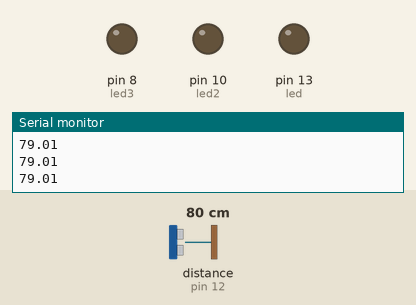
This sketch was run on a simulated Arduino Uno, built with avr-gcc and run on an emulated ATmega328P. Shown: output pins drawn as LEDs (lit = HIGH), the last lines printed to the serial monitor. Wiring (inferred from the names in the program): ultrasonic range finder: trigger pin 11; echo pin 12. Inputs (shaded band) come from the test bench; at power-on: distance to the obstacle (sensor on pin 12) 80 cm. The echo pulse lasts 58.3 µs per cm; pins used as bus, display or sensor lines are not drawn.

Above: at 1.2 s.
1.3 s: distance to the obstacle (sensor on pin 12) set to 74 cm
2.8 s: distance to the obstacle (sensor on pin 12) set to 65 cm
At 3.8 s:
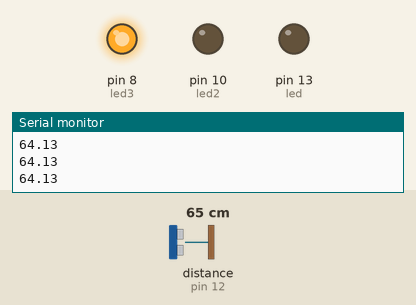
4.3 s: distance to the obstacle (sensor on pin 12) set to 55 cm
5.8 s: distance to the obstacle (sensor on pin 12) set to 45 cm
At 7.0 s:
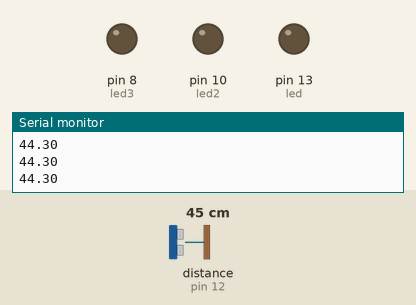
7.3 s: distance to the obstacle (sensor on pin 12) set to 37 cm
At 8.3 s:
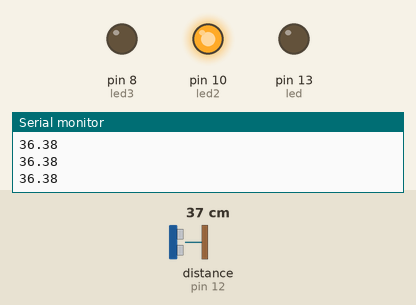
8.8 s: distance to the obstacle (sensor on pin 12) set to 18 cm
At 9.5 s:
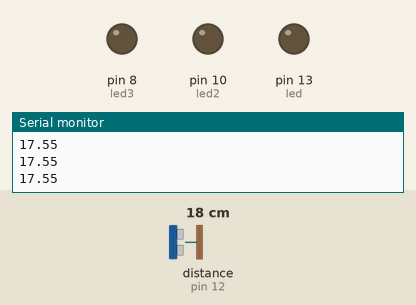
Timing chart, 0 to 11.3 s (numbered marks = the images above; inputs shaded):
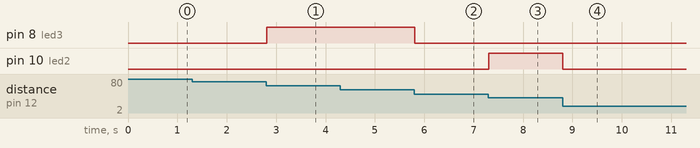

Measured:
- the behaviour switches between 71 and 70 cm on distance to the obstacle (sensor on pin 12) (found by bisection; images 0 and 1)
- the behaviour switches between 51 and 50 cm on distance to the obstacle (sensor on pin 12) (found by bisection; images 1 and 2)
- the behaviour switches between 41 and 40 cm on distance to the obstacle (sensor on pin 12) (found by bisection; images 2 and 3)
- after the input at 2.8 s, pin 8 (led3): LOW → HIGH at once
- after the input at 5.8 s, pin 8 (led3): HIGH → LOW at once
- after the input at 7.3 s, pin 10 (led2): LOW → HIGH at once
- after the input at 8.8 s, pin 10 (led2): HIGH → LOW at once

The sketch:

ultrassom_Led.ino
```cpp
//ULTRASSOM
//ligar VCC no 5V
//ligar GND no GND
//ligar TRIG no 11
//ligar ECHO no 12

//UNO
//Ligar Led pino grande no 13 e pino pequeno no GND

// variáveis
int led = 13;
int led2 = 10;
int led3 = 8;

int gatilho = 11;
int echo = 12;
float tempo;
float distancia_cm;

void setup(){

  pinMode(led,OUTPUT);
  pinMode(led2,OUTPUT);
  pinMode(led3,OUTPUT);

  // configura pino GATILHO como saída
  pinMode(gatilho,OUTPUT);
  // deixa pino em LOW
  digitalWrite(gatilho,LOW);
  delayMicroseconds(10);

  // configura pino ECHO como entrada
  pinMode(echo,INPUT);

  Serial.begin(9600);
  Serial.println("Lendo dados do sensor...");

}

// laço principal (executado indefinidamente)
void loop() {
  // disparar pulso ultrassônico
  digitalWrite(gatilho, HIGH);
  delayMicroseconds(10);
  digitalWrite(gatilho, LOW);

  // medir tempo de ida e volta do pulso ultrassônico
  tempo = pulseIn(echo, HIGH);

  // calcular as distâncias em centímetros e polegadas
  distancia_cm = tempo / 29.4 / 2;

  Serial.println(distancia_cm);

  if (distancia_cm < 10)
  {
    digitalWrite(led, HIGH);
    digitalWrite(led2, LOW);
    digitalWrite(led3, LOW);
  }
  else if (distancia_cm > 20 && distancia_cm < 40)
  {
    digitalWrite(led2, HIGH);
    digitalWrite(led, LOW);
    digitalWrite(led3, LOW);
  }
  else if (distancia_cm > 50 && distancia_cm < 70)
  {
    digitalWrite(led3, HIGH);
    digitalWrite(led, LOW);
    digitalWrite(led2, LOW);
  }
  else
  {
    digitalWrite(led, LOW);
    digitalWrite(led2, LOW);
    digitalWrite(led3, LOW);
  }

  // aguardar antes de começar tudo de novo
  delayMicroseconds(2000);
}
```
